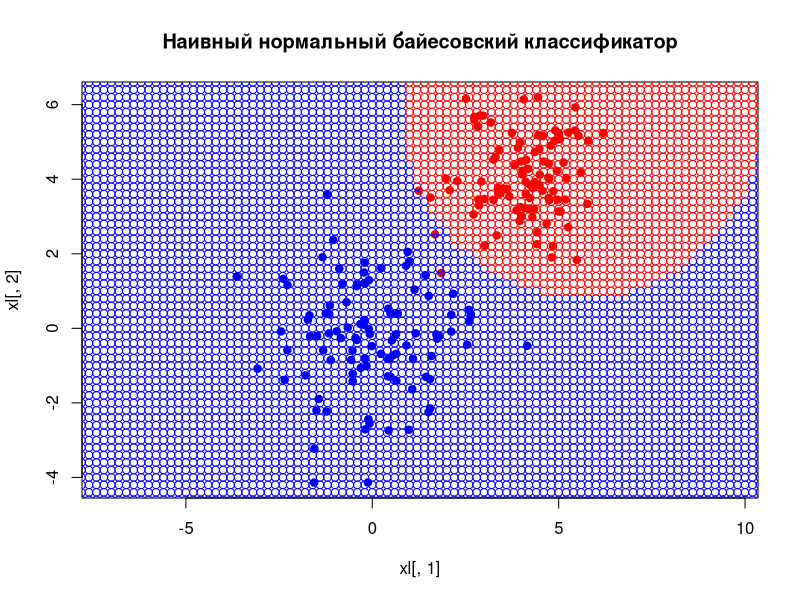

Write R code to recreate this figure.
dotsCounter <- 100

library(MASS)

sigma1 <- matrix(c(2, 0, 0, 2),2,2)
sigma2 <- matrix(c(1, 0, 0, 1),2,2)
mu1 <- c(0,0)
mu2 <- c(4,4)

x1 <- mvrnorm(n = dotsCounter, mu1, sigma1)
x2 <- mvrnorm(n = dotsCounter, mu2, sigma2)

xy1 <- cbind(x1,1) 
xy2 <- cbind(x2,2) 

xl <- rbind(xy1,xy2)
xl
colors <- c("blue", "red")
plot(xl[,1],xl[,2], pch = 21,main = "Наивный нормальный байесовский классификатор", col = colors[xl[,3]], asp = 1, bg=colors[xl[,3]])


baiesNaiv <- function(x, mu, sigma, lamda, P){
  n <- 2
  myfunction <- log(lamda*P)
  pyj<-0
  for(i in 1 : n){
    pyj <- pyj + log( (1/(sigma[i]*sqrt(2*pi))) * exp(-1 * ((x[i] - mu[i])^2)/(2*sigma[i]^2)))
    
  }
  myfunction <- myfunction + pyj
  return(myfunction)
}

muCreat <- function(xl) (c(sum(xl[,1])/(dim(xl)[1]), sum(xl[,2])/(dim(xl)[1])))

sigmaCreat <- function(xl, mu) (c(sum((xl[,1] - mu[1])^2)/(dim(xl)[1]), sum((xl[,2] - mu[2])^2)/(dim(xl)[1])))

mu1 <- muCreat(x1)
mu2 <- muCreat(x2)     

sigma1 <- sigmaCreat(x1, mu1)
sigma2 <- sigmaCreat(x2, mu2)

x1 <- -10;

while(x1 < 15){
  x2 <- -5;
  
  while(x2 < 10){          
    
    color <- 0;
    
    if(baiesNaiv(c(x1,x2), mu1, sigma1, 1, 0.5) > baiesNaiv(c(x1,x2), mu2, sigma2, 1, 0.5)){
      color <- 1
    } 
    else {
      color <- 2
    }
    
    points(x1, x2, pch = 21, col=colors[color], asp = 1)
    x2 <- x2 + 0.2
  }
  x1 <- x1 + 0.2
}
